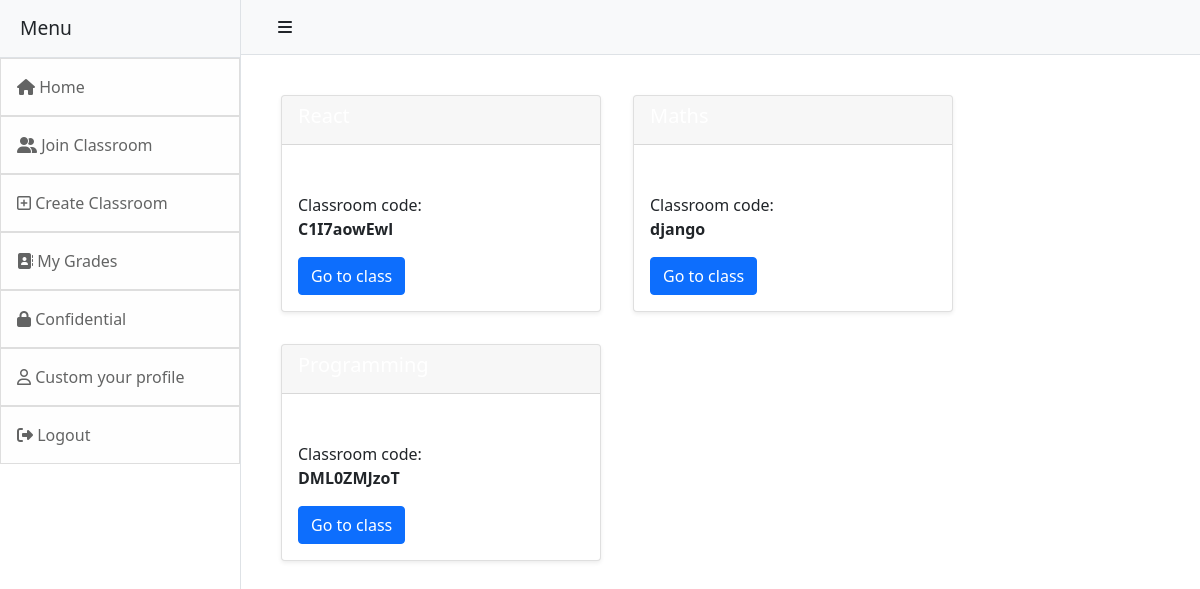
The page / (signed in) on the database as committed earlier.
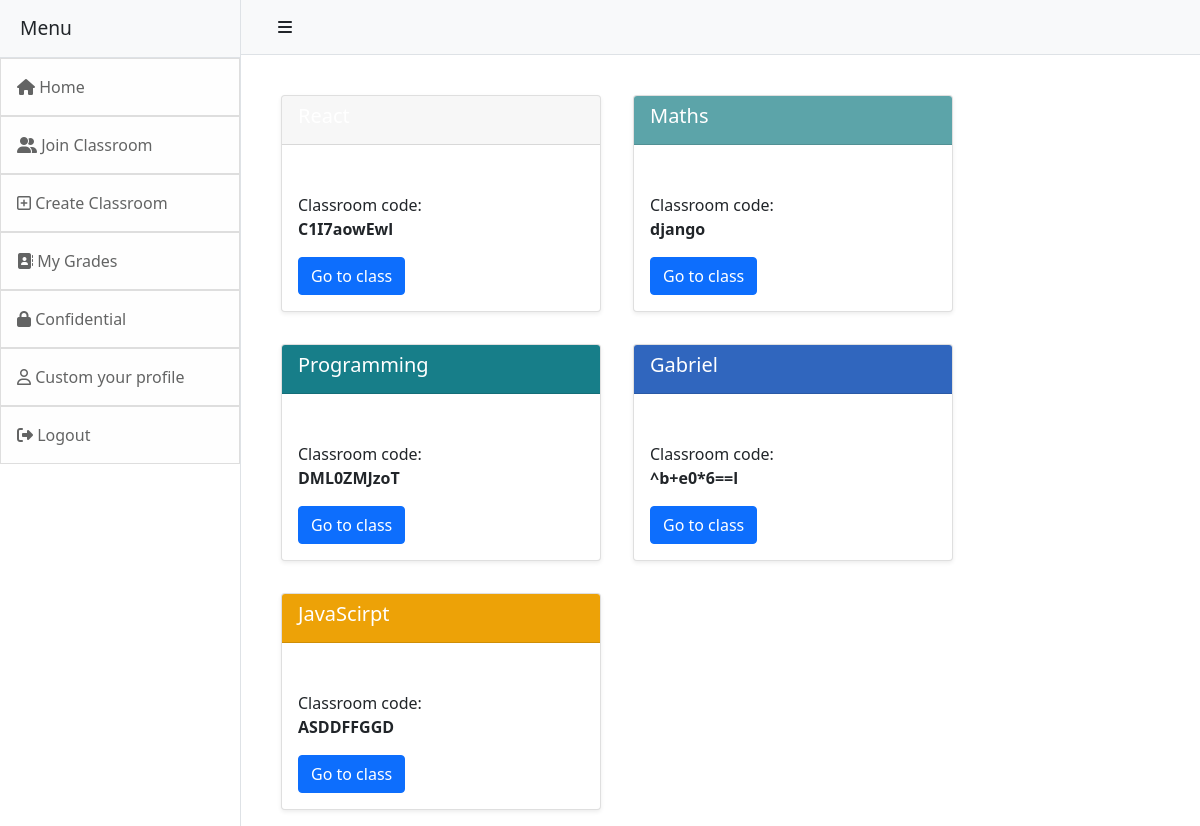
The same page on the database as committed later.
### classroom/models.py (models this page shows)
class Joined(models.Model):
    user = models.ForeignKey(User, null=True, blank=True,on_delete=models.CASCADE,)
    classroom_code = models.CharField(max_length=200)
    classroom_name = models.CharField(max_length=200)
    classroom_color = models.CharField(max_length=200,null=True, blank=True)

### classroom/views.py (the view)
# urls.py: path('',views.home_page,name='home_page'),
@login_required(login_url='login')
def home_page(request):#the room with the joined rooms
    current_user = request.user.id
    all_rooms = Joined.objects.filter(user = current_user)
    return render(request,'home_page.html',{'all_rooms':all_rooms})

### classroom/templates/home_page.html
{% extends 'base.html' %}
{% block content %}
<br>
<div class="d-flex flex-wrap">
  {% for item in all_rooms %}
    <div class="card shadow-sm bg-body rounded mx-3 my-3" style="width: 20rem;">
      <div class="card-header" style="background-color:{{item.classroom_color}};color:white">
        <h5 class="card-title">{{item.classroom_name}}</h5>
      </div>
      <div class="card-body pt-5">
        <div class="card-text">Classroom code: <p class="fw-bold">{{item.classroom_code}}</p></div>
        <a href='{% url 'room' item.classroom_code %}' class="btn btn-primary">Go to class</a>
      </div>
    </div>
  {% endfor %}
</div>
{% endblock %}

### classroom/templates/base.html (shortened to what this page needs)
<!DOCTYPE html>
<html lang="en">
  <head>
    <link
      rel="stylesheet"
      href="https://cdnjs.cloudflare.com/ajax/libs/font-awesome/5.14.0/css/all.min.css"
    />
    <link
      href="https://cdn.jsdelivr.net/npm/bootstrap@5.2.0-beta1/dist/css/bootstrap.min.css"
      rel="stylesheet"
    />
    {% load static %}
    <link rel="stylesheet" href=" {% static '/css/navbar.css' %}" />
  </head>
  <body>
    <div class="d-flex" id="wrapper">
      {% if user.is_authenticated %}
      <div class="border-end bg-white" id="sidebar-wrapper">
        <div class="sidebar-heading border-bottom bg-light">Menu</div>
        <ul class="list-group list-group-flush">
          <li>
            <a
              class="list-group-item list-group-item-action list-group-item-light p-3"
              href="{% url 'home_page'%}"
              ><i class="fas fa-home"></i> Home</a
            >
          </li>
          <li>
            <a
              class="list-group-item list-group-item-action list-group-item-light p-3"
              href="{% url 'join_room'%}"
              ><i class="fas fa-user-friends"></i> Join Classroom</a
            >
          </li>
          <li>
            <a
              class="list-group-item list-group-item-action list-group-item-light p-3"
              href="{% url 'create_room'%}"
              ><i class="far fa-plus-square"></i> Create Classroom</a
            >
          </li>
          <li>
            <a
              class="list-group-item list-group-item-action list-group-item-light p-3"
              href="{% url 'my_grades'%}"
              ><i class="fas fa-address-book"></i> My Grades</a
            >
          </li>
          <li>
            <a
              class="list-group-item list-group-item-action list-group-item-light p-3"
              href="{% url 'edit_profile'%}"
              ><i class="fas fa-lock"></i> Confidential</a
            >
          </li>
          {% if user.profile.id %} {% comment %}
          <li>
            <a
              class="list-group-item list-group-item-action list-group-item-light p-3"
              href="{% url 'show_profile_page' user.profile.id %}"
              ><i class="far fa-user"></i> Profile</a
            >
          </li>
          {% endcomment %}
          <li>
            <a
              class="list-group-item list-group-item-action list-group-item-light p-3"
              href="{% url 'edit_profile_page' user.profile.id %}"
              ><i class="fas fa-pen"></i> Edit Profile</a
            >
          </li>
          {% else %}
          <li>
            <a
              class="list-group-item list-group-item-action list-group-item-light p-3"
              href="{% url 'create_profile_page' %}"
              ><i class="far fa-user"></i> Custom your profile</a
            >
          </li>
          {% endif %}
          <li>
            <a
              class="list-group-item list-group-item-action list-group-item-light p-3"
              href="{% url 'logout'%}"
              ><i class="fas fa-sign-out-alt"></i> Logout</a
            >
          </li>
        </ul>
      </div>
      {% endif %}
      <div id="page-content-wrapper">
        <nav
          class="navbar navbar-expand-lg navbar-light bg-light border-bottom"
        >
          <div class="container-fluid">
            <button class="sidebar-oggle btn" id="sidebarToggle">
              <i class="fas fa-bars"></i>
            </button>
          </div>
        </nav>
        <div class="container-fluid">{% block content %} {% endblock %}</div>
      </div>
    </div>
  </body>
</html>

Rows that differ between the two databases and show on the page:
changed Joined "django": classroom_color empty → "#5CA4A9" (drawn); classroom_name (not shown) → "Maths"
changed Joined "DML0ZMJzoT": classroom_color empty → "#177E89" (drawn); classroom_name (not shown) → "Programming"
added Joined: classroom_name "Gabriel", classroom_code "^b+e0*6==l", classroom_color "#3066BE" (drawn)
added Joined: classroom_name "JavaScirpt", classroom_code "ASDDFFGGD", classroom_color "#eda207" (drawn)
